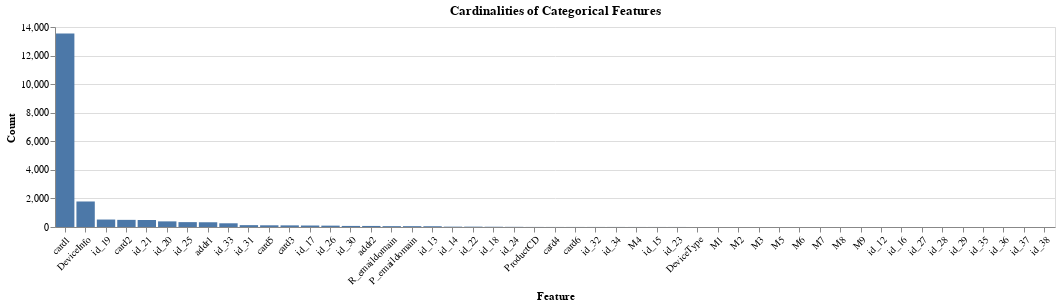

The cell this chart's notebook holds for it:
### Code cell
source = df_train[cat_features].nunique().reset_index()
source.columns = ['feature', 'cardinality']

bars = alt.Chart(source).mark_bar().encode(
    x=alt.X('feature:N', axis=alt.Axis(title='Feature'), sort='-y'),
    y=alt.Y('cardinality:Q', axis=alt.Axis(title='Count')),
    tooltip=['feature:N', 'cardinality:Q']
)
bars.properties(title='Cardinalities of Categorical Features', width=1000, height=200).configure_axisX(labelAngle=-45)

### Figure 1 — Vega-Lite specification as saved in the notebook (floating-point values rounded to 4 significant figures)
{"config": {"view": {"continuousWidth": 400, "continuousHeight": 300}, "axisX": {"labelAngle": -45}}, "data": {"name": "data-d8edc05c8d8fe20acdd80d2df686bc69"}, "mark": "bar", "encoding": {"tooltip": [{"type": "nominal", "field": "feature"}, {"type": "quantitative", "field": "cardinality"}], "x": {"type": "nominal", "axis": {"title": "Feature"}, "field": "feature", "sort": "-y"}, "y": {"type": "quantitative", "axis": {"title": "Count"}, "field": "cardinality"}}, "height": 200, "title": "Cardinalities of Categorical Features", "width": 1000, "$schema": "https://vega.github.io/schema/vega-lite/v4.8.1.json", "datasets": {"data-d8edc05c8d8fe20acdd80d2df686bc69": [{"feature": "ProductCD", "cardinality": 5}, {"feature": "addr1", "cardinality": 332}, {"feature": "addr2", "cardinality": 74}, {"feature": "P_emaildomain", "cardinality": 59}, {"feature": "R_emaildomain", "cardinality": 60}, {"feature": "DeviceType", "cardinality": 2}, {"feature": "DeviceInfo", "cardinality": 1786}, {"feature": "card1", "cardinality": 13553}, {"feature": "card2", "cardinality": 500}, {"feature": "card3", "cardinality": 114}, {"feature": "card4", "cardinality": 4}, {"feature": "card5", "cardinality": 119}, {"feature": "card6", "cardinality": 4}, {"feature": "M1", "cardinality": 2}, {"feature": "M2", "cardinality": 2}, {"feature": "M3", "cardinality": 2}, {"feature": "M4", "cardinality": 3}, {"feature": "M5", "cardinality": 2}, {"feature": "M6", "cardinality": 2}, {"feature": "M7", "cardinality": 2}, {"feature": "M8", "cardinality": 2}, {"feature": "M9", "cardinality": 2}, {"feature": "id_12", "cardinality": 2}, {"feature": "id_13", "cardinality": 54}, {"feature": "id_14", "cardinality": 25}, {"feature": "id_15", "cardinality": 3}, {"feature": "id_16", "cardinality": 2}, {"feature": "id_17", "cardinality": 104}, {"feature": "id_18", "cardinality": 18}, {"feature": "id_19", "cardinality": 522}, {"feature": "id_20", "cardinality": 394}, {"feature": "id_21", "cardinality": 490}, {"feature": "id_22", "cardinality": 25}, {"feature": "id_23", "cardinality": 3}, {"feature": "id_24", "cardinality": 12}, {"feature": "id_25", "cardinality": 341}, {"feature": "id_26", "cardinality": 95}, {"feature": "id_27", "cardinality": 2}, {"feature": "id_28", "cardinality": 2}, {"feature": "id_29", "cardinality": 2}, {"feature": "id_30", "cardinality": 75}, {"feature": "id_31", "cardinality": 130}, {"feature": "id_32", "cardinality": 4}, {"feature": "id_33", "cardinality": 260}, {"feature": "id_34", "cardinality": 4}, {"feature": "id_35", "cardinality": 2}, {"feature": "id_36", "cardinality": 2}, {"feature": "id_37", "cardinality": 2}, {"feature": "id_38", "cardinality": 2}]}}
